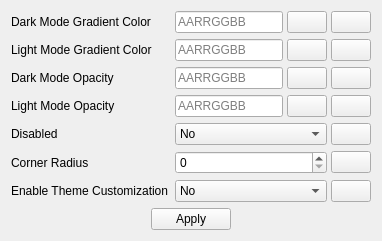
          <widget class="QWidget" name="tab">
           <attribute name="title">
            <string>Hot</string>
           </attribute>
           <layout class="QVBoxLayout" name="verticalLayout_5" stretch="1,0">
            <item>
             <layout class="QFormLayout" name="formLayout_3">
              <item row="0" column="0">
               <widget class="QLabel" name="label_33">
                <property name="text">
                 <string>Dark Mode Gradient Color</string>
                </property>
               </widget>
              </item>
              <item row="0" column="1">
               <layout class="QHBoxLayout" name="horizontalLayout_35" stretch="1,0,0">
                <property name="spacing">
                 <number>4</number>
                </property>
                <item>
                 <widget class="QLineEdit" name="darkModeGradientColor4_1">
                  <property name="toolTip">
                   <string/>
                  </property>
                  <property name="layoutDirection">
                   <enum>Qt::LeftToRight</enum>
                  </property>
                  <property name="placeholderText">
                   <string>AARRGGBB</string>
                  </property>
                 </widget>
                </item>
                <item>
                 <widget class="QPushButton" name="dark_mode_gradient_color_picker4_1">
                  <property name="text">
                   <string/>
                  </property>
                  <property name="icon">
                   <iconset>
                    <normaloff>Assets/2867978.png</normaloff>Assets/2867978.png</iconset>
                  </property>
                 </widget>
                </item>
                <item>
                 <widget class="QPushButton" name="reset_dark_mode_gradient_color4_1">
                  <property name="text">
                   <string/>
                  </property>
                  <property name="icon">
                   <iconset>
                    <normaloff>Assets/View-refresh.svg.png</normaloff>Assets/View-refresh.svg.png</iconset>
                  </property>
                 </widget>
                </item>
               </layout>
              </item>
              <item row="1" column="0">
               <widget class="QLabel" name="label_34">
                <property name="text">
                 <string>Light Mode Gradient Color</string>
                </property>
               </widget>
              </item>
              <item row="1" column="1">
               <layout class="QHBoxLayout" name="horizontalLayout_36" stretch="1,0,0">
                <property name="spacing">
                 <number>4</number>
                </property>
                <item>
                 <widget class="QLineEdit" name="lightModeGradientColor4_1">
                  <property name="toolTip">
                   <string/>
                  </property>
                  <property name="layoutDirection">
                   <enum>Qt::LeftToRight</enum>
                  </property>
                  <property name="placeholderText">
                   <string>AARRGGBB</string>
                  </property>
                 </widget>
                </item>
                <item>
                 <widget class="QPushButton" name="light_mode_gradient_color_picker4_1">
                  <property name="text">
                   <string/>
                  </property>
                  <property name="icon">
                   <iconset>
                    <normaloff>Assets/2867978.png</normaloff>Assets/2867978.png</iconset>
                  </property>
                 </widget>
                </item>
                <item>
                 <widget class="QPushButton" name="reset_light_mode_gradient_color4_1">
                  <property name="text">
                   <string/>
                  </property>
                  <property name="icon">
                   <iconset>
                    <normaloff>Assets/View-refresh.svg.png</normaloff>Assets/View-refresh.svg.png</iconset>
                  </property>
                 </widget>
                </item>
               </layout>
              </item>
              <item row="2" column="0">
               <widget class="QLabel" name="label_35">
                <property name="text">
                 <string>Dark Mode Opacity</string>
                </property>
               </widget>
              </item>
              <item row="2" column="1">
               <layout class="QHBoxLayout" name="horizontalLayout_37" stretch="1,0,0">
                <property name="spacing">
                 <number>4</number>
                </property>
                <item>
                 <widget class="QLineEdit" name="darkModeOpacity4_1">
                  <property name="toolTip">
                   <string/>
                  </property>
                  <property name="layoutDirection">
                   <enum>Qt::LeftToRight</enum>
                  </property>
                  <property name="placeholderText">
                   <string>AARRGGBB</string>
                  </property>
                 </widget>
                </item>
                <item>
                 <widget class="QPushButton" name="dark_mode_opacity_picker4_1">
                  <property name="text">
                   <string/>
                  </property>
                  <property name="icon">
                   <iconset>
                    <normaloff>Assets/2867978.png</normaloff>Assets/2867978.png</iconset>
                  </property>
                 </widget>
                </item>
                <item>
                 <widget class="QPushButton" name="reset_dark_mode_opacity4_1">
                  <property name="text">
                   <string/>
                  </property>
                  <property name="icon">
                   <iconset>
                    <normaloff>Assets/View-refresh.svg.png</normaloff>Assets/View-refresh.svg.png</iconset>
                  </property>
                 </widget>
                </item>
               </layout>
              </item>
              <item row="3" column="0">
               <widget class="QLabel" name="label_36">
                <property name="text">
                 <string>Light Mode Opacity</string>
                </property>
               </widget>
              </item>
              <item row="3" column="1">
               <layout class="QHBoxLayout" name="horizontalLayout_38" stretch="1,0,0">
                <property name="spacing">
                 <number>4</number>
                </property>
                <item>
                 <widget class="QLineEdit" name="lightModeOpacity4_1">
                  <property name="toolTip">
                   <string/>
                  </property>
                  <property name="statusTip">
                   <string/>
                  </property>
                  <property name="layoutDirection">
                   <enum>Qt::LeftToRight</enum>
                  </property>
                  <property name="placeholderText">
                   <string>AARRGGBB</string>
                  </property>
                 </widget>
                </item>
                <item>
                 <widget class="QPushButton" name="light_mode_opactiy_picker4_1">
                  <property name="text">
                   <string/>
                  </property>
                  <property name="icon">
                   <iconset>
                    <normaloff>Assets/2867978.png</normaloff>Assets/2867978.png</iconset>
                  </property>
                 </widget>
                </item>
                <item>
                 <widget class="QPushButton" name="reset_light_mode_opacity4_1">
                  <property name="text">
                   <string/>
                  </property>
                  <property name="icon">
                   <iconset>
                    <normaloff>Assets/View-refresh.svg.png</normaloff>Assets/View-refresh.svg.png</iconset>
                  </property>
                 </widget>
                </item>
               </layout>
              </item>
              <item row="4" column="0">
               <widget class="QLabel" name="label_37">
                <property name="text">
                 <string>Disabled</string>
                </property>
               </widget>
              </item>
              <item row="4" column="1">
               <layout class="QHBoxLayout" name="horizontalLayout_39" stretch="1,0">
                <property name="spacing">
                 <number>4</number>
                </property>
                <item>
                 <widget class="QComboBox" name="disabledEffect4_1">
                  <item>
                   <property name="text">
                    <string>No</string>
                   </property>
                  </item>
                  <item>
                   <property name="text">
                    <string>Yes</string>
                   </property>
                  </item>
                 </widget>
                </item>
                <item>
                 <widget class="QPushButton" name="reset_disabled4_1">
                  <property name="text">
                   <string/>
                  </property>
                  <property name="icon">
                   <iconset>
                    <normaloff>Assets/View-refresh.svg.png</normaloff>Assets/View-refresh.svg.png</iconset>
                  </property>
                 </widget>
                </item>
               </layout>
              </item>
              <item row="5" column="0">
               <widget class="QLabel" name="label_31">
                <property name="text">
                 <string>Corner Radius</string>
                </property>
               </widget>
              </item>
              <item row="5" column="1">
               <layout class="QHBoxLayout" name="horizontalLayout_40" stretch="1,0">
                <property name="spacing">
                 <number>4</number>
                </property>
                <item>
                 <widget class="QSpinBox" name="corner_radius1">
                  <property name="maximum">
                   <number>10</number>
                  </property>
                  <property name="value">
                   <number>0</number>
                  </property>
                 </widget>
                </item>
                <item>
                 <widget class="QPushButton" name="reset_corner_radius1_1">
                  <property name="text">
                   <string/>
                  </property>
                  <property name="icon">
                   <iconset>
                    <normaloff>Assets/View-refresh.svg.png</normaloff>Assets/View-refresh.svg.png</iconset>
                  </property>
                 </widget>
                </item>
               </layout>
              </item>
              <item row="6" column="0">
               <widget class="QLabel" name="label_32">
                <property name="text">
                 <string>Enable Theme Customization</string>
                </property>
               </widget>
              </item>
              <item row="6" column="1">
               <layout class="QHBoxLayout" name="horizontalLayout_41" stretch="1,0">
                <property name="spacing">
                 <number>4</number>
                </property>
                <item>
                 <widget class="QComboBox" name="enableThemeCustomization1_1">
                  <item>
                   <property name="text">
                    <string>No</string>
                   </property>
                  </item>
                  <item>
                   <property name="text">
                    <string>Yes</string>
                   </property>
                  </item>
                 </widget>
                </item>
                <item>
                 <widget class="QPushButton" name="reset_theme_customization1_1">
                  <property name="text">
                   <string/>
                  </property>
                  <property name="icon">
                   <iconset>
                    <normaloff>Assets/View-refresh.svg.png</normaloff>Assets/View-refresh.svg.png</iconset>
                  </property>
                 </widget>
                </item>
               </layout>
              </item>
             </layout>
            </item>
            <item>
             <layout class="QHBoxLayout" name="horizontalLayout_5">
              <item>
               <spacer name="horizontalSpacer_7">
                <property name="orientation">
                 <enum>Qt::Horizontal</enum>
                </property>
                <property name="sizeHint" stdset="0">
                 <size>
                  <width>40</width>
                  <height>20</height>
                 </size>
                </property>
               </spacer>
              </item>
              <item>
               <widget class="QPushButton" name="applyButton4_1">
                <property name="cursor">
                 <cursorShape>PointingHandCursor</cursorShape>
                </property>
                <property name="text">
                 <string>Apply</string>
                </property>
               </widget>
              </item>
              <item>
               <spacer name="horizontalSpacer_8">
                <property name="orientation">
                 <enum>Qt::Horizontal</enum>
                </property>
                <property name="sizeHint" stdset="0">
                 <size>
                  <width>40</width>
                  <height>20</height>
                 </size>
                </property>
               </spacer>
              </item>
             </layout>
            </item>
           </layout>
          </widget>
